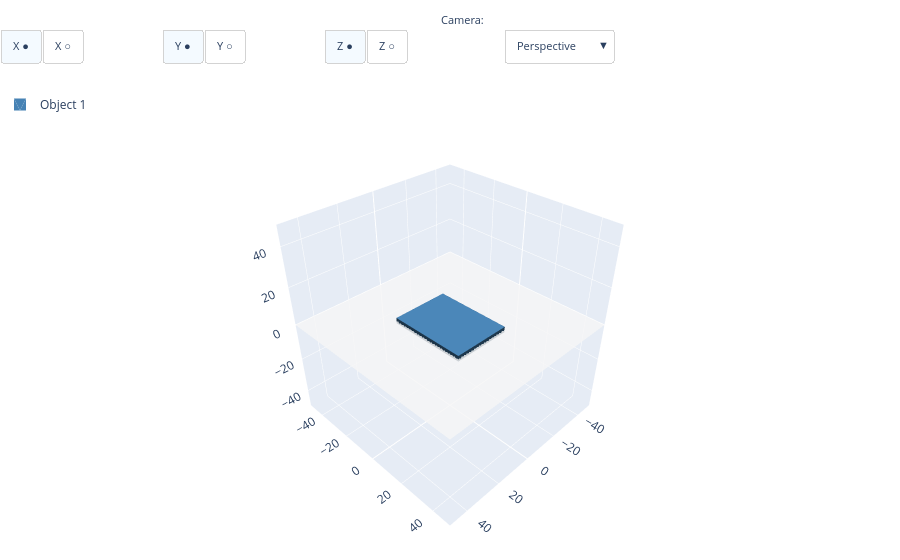

This figure's notebook cell:
### Markdown cell above
### criação de caixas no cadquery

### Code cell
box = cq.Workplane("XY").box(30 , 40, 3)
show(box, z=0)

### Figure 1 — Plotly figure (JSON) as saved in the notebook; plotly's stock layout.template omitted (floating-point values rounded to 4 significant figures)
{"data": [{"color": "whitesmoke", "hoverinfo": "skip", "i": [0, 0], "j": [1, 2], "k": [2, 3], "opacity": 0.8, "showlegend": false, "type": "mesh3d", "x": [-50, 50, 50, -50], "y": [-50, -50, 50, 50], "z": [0, 0, 0, 0]}, {"color": "steelblue", "flatshading": true, "i": [1, 1, 5, 5, 9, 11, 13, 15, 19, 19, 23, 23], "j": [2, 3, 4, 6, 10, 10, 12, 13, 16, 18, 21, 20], "k": [0, 2, 6, 7, 8, 9, 14, 14, 17, 16, 20, 22], "lighting": {"ambient": 0.4, "diffuse": 0.8, "specular": 0.2}, "name": "Object 1", "opacity": 1, "showlegend": true, "type": "mesh3d", "x": [-15, -15, -15, -15, 15, 15, 15, 15, -15, 15, -15, 15, -15, 15, -15, 15, -15, -15, 15, 15, -15, -15, 15, 15], "y": [-20, -20, 20, 20, -20, -20, 20, 20, -20, -20, -20, -20, 20, 20, 20, 20, -20, 20, -20, 20, -20, 20, -20, 20], "z": [-1.5, 1.5, -1.5, 1.5, -1.5, 1.5, -1.5, 1.5, -1.5, -1.5, 1.5, 1.5, -1.5, -1.5, 1.5, 1.5, -1.5, -1.5, -1.5, -1.5, 1.5, 1.5, 1.5, 1.5]}], "layout": {"annotations": [{"font": {"size": 11}, "showarrow": false, "text": "Axes:", "x": -0.01, "xanchor": "right", "xref": "paper", "y": 1.17, "yref": "paper"}, {"font": {"size": 11}, "showarrow": false, "text": "Camera:", "x": 0.54, "xanchor": "right", "xref": "paper", "y": 1.17, "yref": "paper"}], "legend": {"x": 0, "y": 1}, "margin": {"b": 0, "l": 0, "r": 0, "t": 90}, "scene": {"aspectmode": "manual", "aspectratio": {"x": 1, "y": 1, "z": 1}, "camera": {"eye": {"x": 1.5, "y": 1.5, "z": 1.5}, "projection": {"type": "perspective"}, "up": {"x": 0, "y": 0, "z": 1}}, "xaxis": {"backgroundcolor": "rgb(230, 236, 245)", "gridcolor": "white", "gridwidth": 1, "range": [-50, 50], "showbackground": true, "showgrid": true, "showline": false, "showspikes": true, "showticklabels": true, "title": {"text": ""}, "zeroline": true, "zerolinecolor": "white", "zerolinewidth": 2}, "yaxis": {"backgroundcolor": "rgb(230, 236, 245)", "gridcolor": "white", "gridwidth": 1, "range": [-50, 50], "showbackground": true, "showgrid": true, "showline": false, "showspikes": true, "showticklabels": true, "title": {"text": ""}, "zeroline": true, "zerolinecolor": "white", "zerolinewidth": 2}, "zaxis": {"backgroundcolor": "rgb(230, 236, 245)", "gridcolor": "white", "gridwidth": 1, "range": [-50, 50], "showbackground": true, "showgrid": true, "showline": false, "showspikes": true, "showticklabels": true, "title": {"text": ""}, "zeroline": true, "zerolinecolor": "white", "zerolinewidth": 2}}, "updatemenus": [{"active": 0, "bgcolor": "white", "bordercolor": "lightgray", "buttons": [{"args": [{"scene.xaxis": {"backgroundcolor": "rgb(230, 236, 245)", "gridcolor": "white", "gridwidth": 1, "range": [-50, 50], "showbackground": true, "showgrid": true, "showline": false, "showspikes": true, "showticklabels": true, "title": {"text": ""}, "zeroline": true, "zerolinecolor": "white", "zerolinewidth": 2}}], "label": "X ●", "method": "relayout"}, {"args": [{"scene.xaxis": {"range": [-50, 50], "showbackground": false, "showgrid": false, "showline": false, "showspikes": false, "showticklabels": false, "title": {"text": ""}, "zeroline": false}}], "label": "X ○", "method": "relayout"}], "direction": "right", "font": {"size": 11}, "showactive": true, "type": "buttons", "x": 0, "xanchor": "left", "y": 1.13, "yanchor": "top"}, {"active": 0, "bgcolor": "white", "bordercolor": "lightgray", "buttons": [{"args": [{"scene.yaxis": {"backgroundcolor": "rgb(230, 236, 245)", "gridcolor": "white", "gridwidth": 1, "range": [-50, 50], "showbackground": true, "showgrid": true, "showline": false, "showspikes": true, "showticklabels": true, "title": {"text": ""}, "zeroline": true, "zerolinecolor": "white", "zerolinewidth": 2}}], "label": "Y ●", "method": "relayout"}, {"args": [{"scene.yaxis": {"range": [-50, 50], "showbackground": false, "showgrid": false, "showline": false, "showspikes": false, "showticklabels": false, "title": {"text": ""}, "zeroline": false}}], "label": "Y ○", "method": "relayout"}], "direction": "right", "font": {"size": 11}, "showactive": true, "type": "buttons", "x": 0.18, "xanchor": "left", "y": 1.13, "yanchor": "top"}, {"active": 0, "bgcolor": "white", "bordercolor": "lightgray", "buttons": [{"args": [{"scene.zaxis": {"backgroundcolor": "rgb(230, 236, 245)", "gridcolor": "white", "gridwidth": 1, "range": [-50, 50], "showbackground": true, "showgrid": true, "showline": false, "showspikes": true, "showticklabels": true, "title": {"text": ""}, "zeroline": true, "zerolinecolor": "white", "zerolinewidth": 2}}], "label": "Z ●", "method": "relayout"}, {"args": [{"scene.zaxis": {"range": [-50, 50], "showbackground": false, "showgrid": false, "showline": false, "showspikes": false, "showticklabels": false, "title": {"text": ""}, "zeroline": false}}], "label": "Z ○", "method": "relayout"}], "direction": "right", "font": {"size": 11}, "showactive": true, "type": "buttons", "x": 0.36, "xanchor": "left", "y": 1.13, "yanchor": "top"}, {"active": 0, "bgcolor": "white", "bordercolor": "lightgray", "buttons": [{"args": [{"scene.aspectmode": "manual", "scene.aspectratio": {"x": 1, "y": 1, "z": 1}, "scene.camera": {"eye": {"x": 1.5, "y": 1.5, "z": 1.5}, "projection": {"type": "perspective"}, "up": {"x": 0, "y": 0, "z": 1}}}], "label": "Perspective", "method": "relayout"}, {"args": [{"scene.aspectmode": "manual", "scene.aspectratio": {"x": 1, "y": 1, "z": 1}, "scene.camera": {"eye": {"x": 2.5, "y": 2.5, "z": 2.5}, "projection": {"type": "orthographic"}, "up": {"x": 0, "y": 0, "z": 1}}}], "label": "Orthographic", "method": "relayout"}], "direction": "down", "font": {"size": 11}, "showactive": true, "type": "dropdown", "x": 0.56, "xanchor": "left", "y": 1.13, "yanchor": "top"}]}}
